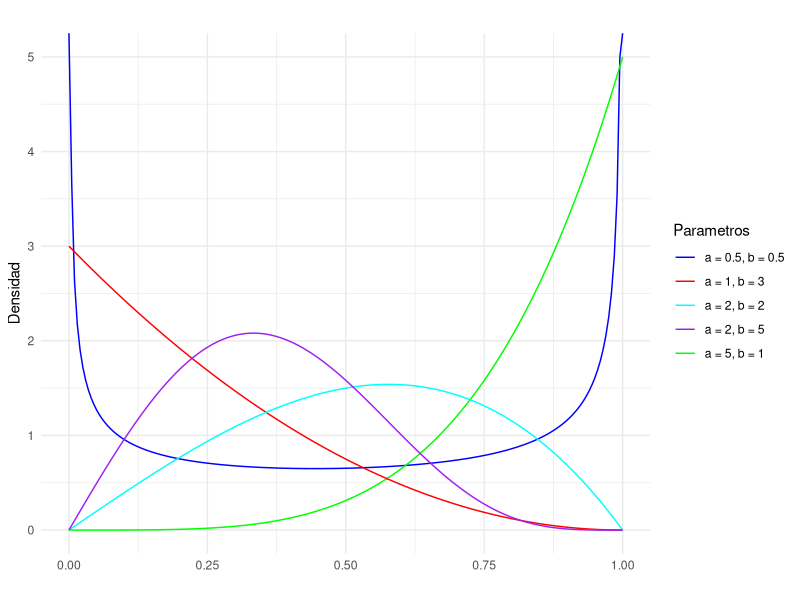
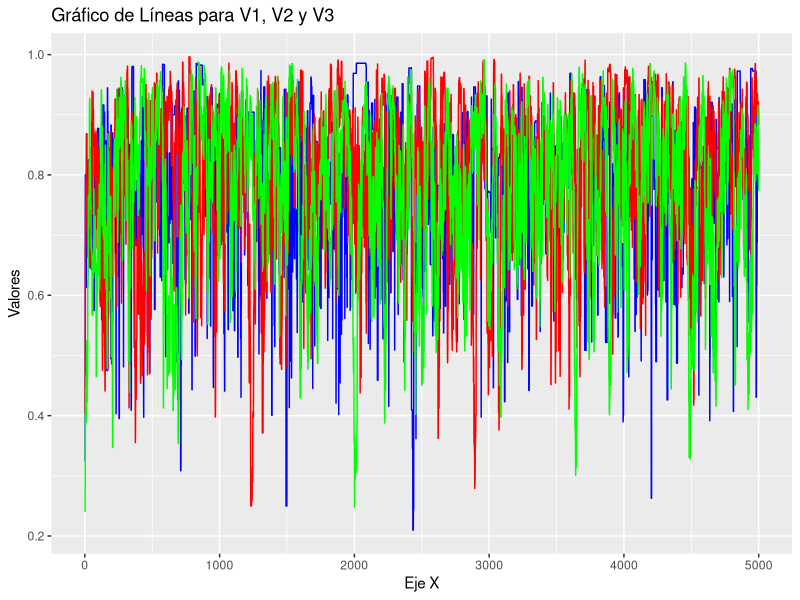
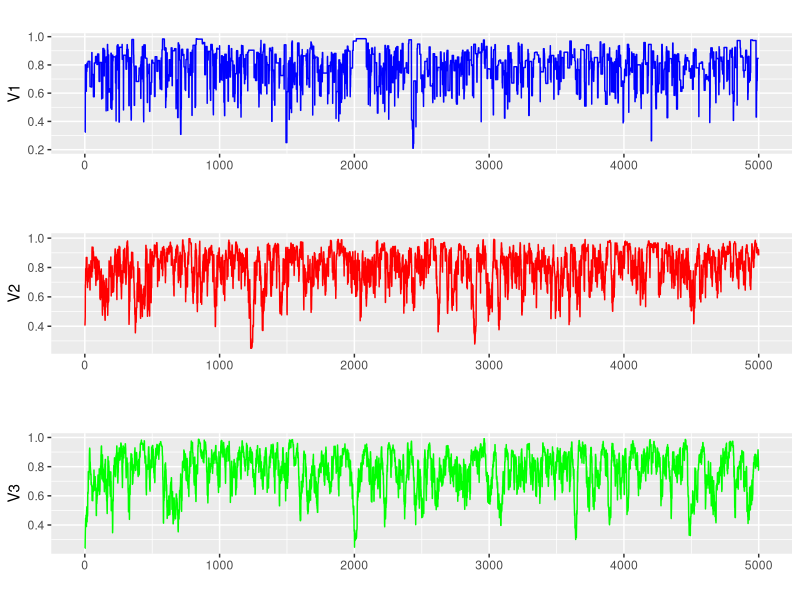
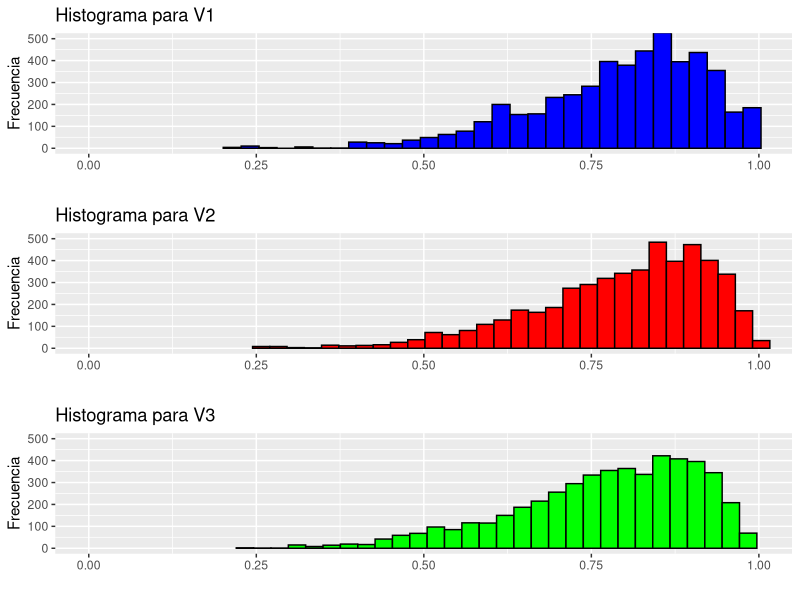
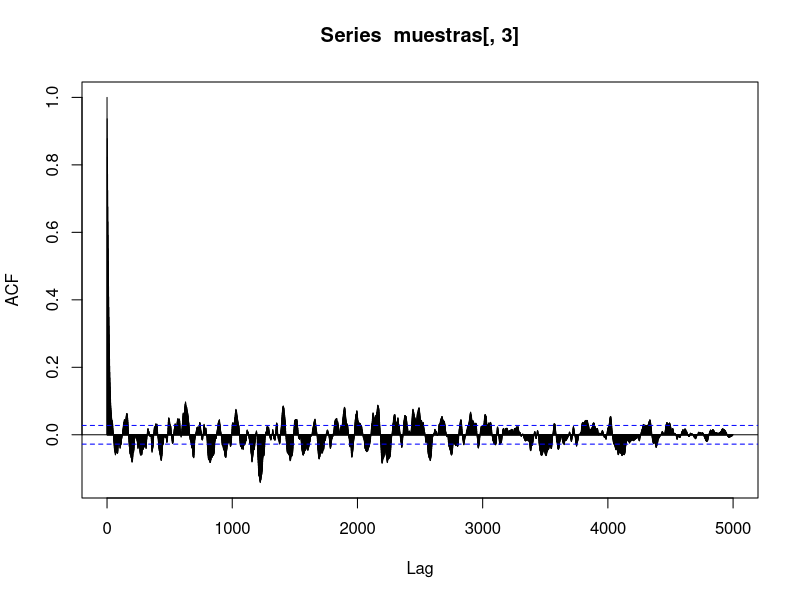
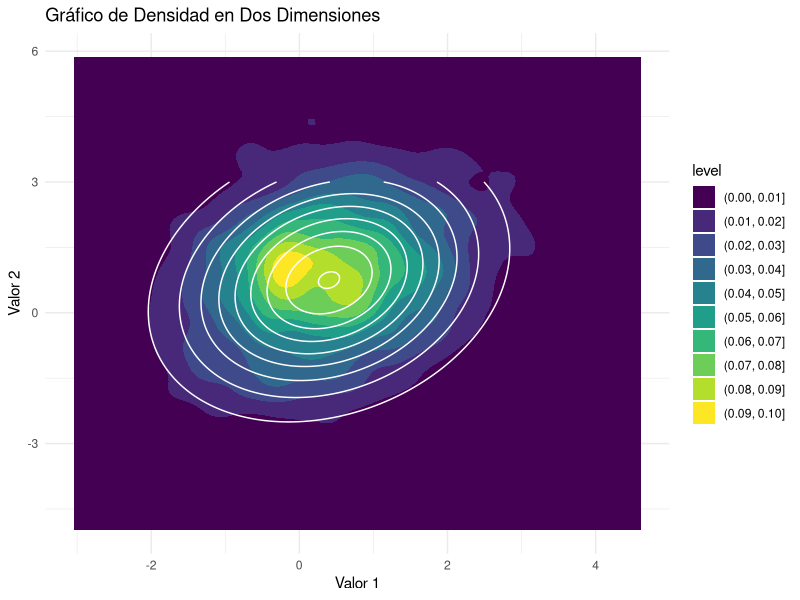
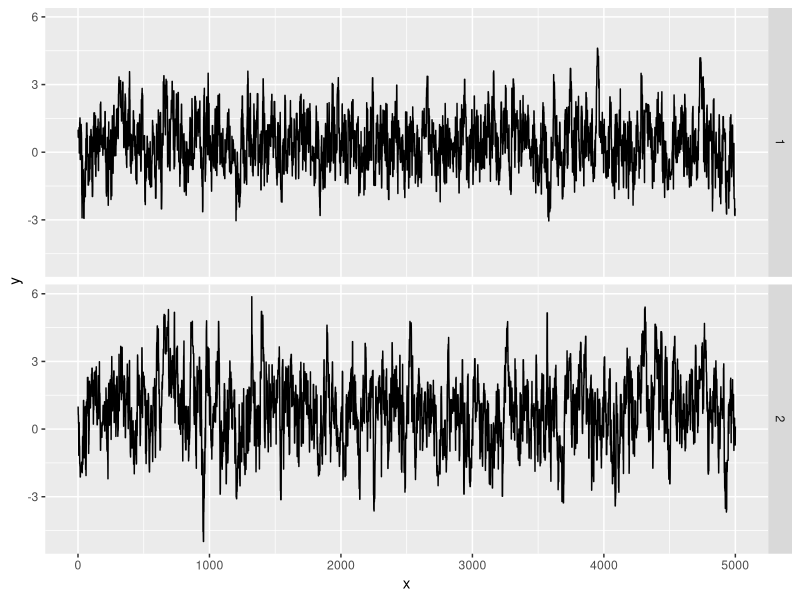
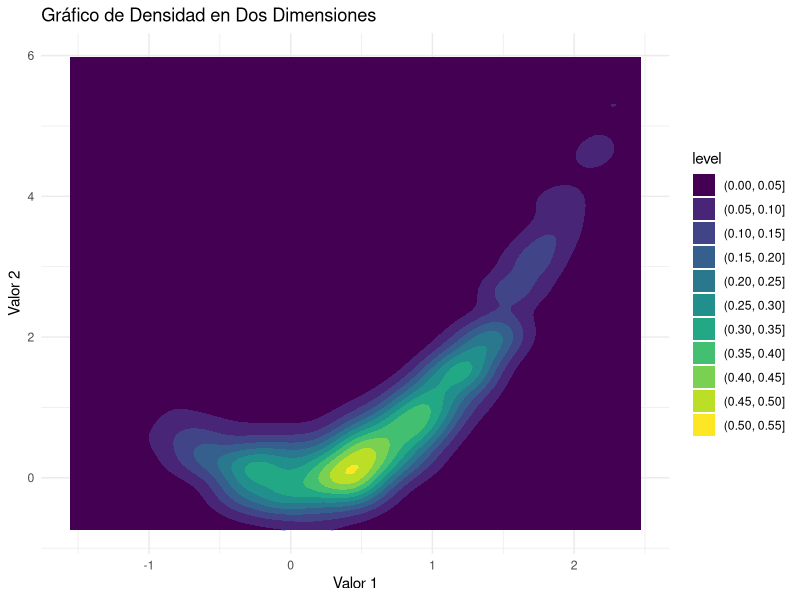

Generate these figures, in order, with R:
## ---- chunk 1
#| label = parametros
set.seed(412)
knitr::opts_chunk$set(fig.align = "center")
## ---- chunk 2
#| label = librerias
library(ggplot2)
library(gridExtra)
library(kableExtra)
library(mvtnorm)
## ---- chunk 3
d_propuesta_def <- function(x, mean){
  dnorm(x, mean, sd= 1)
}

sample_mh <- function (d_objetivo, r_propuesta, d_propuesta = d_propuesta_def, p_inicial, n){
  stopifnot(n>0)
  muestras <- numeric(n)
  muestras[1]<-p_inicial
  for (i in 2:n) {
    p_actual <- muestras[i-1]
    p_nuevo <- r_propuesta(p_actual)
    f_actual <- d_objetivo(p_actual)
    f_nuevo <- d_objetivo(p_nuevo)
    
    q_actual <- d_propuesta(p_actual,mean=p_nuevo)
    q_nuevo <- d_propuesta(p_nuevo,mean=p_actual)
    
    alpha <- min(1, (f_nuevo/f_actual)*(q_actual/q_nuevo))
    
    aceptar <- rbinom(1,1, alpha)
    if (aceptar){
      muestras[i] <- p_nuevo
    } else {
      muestras[i] <- p_actual
    }
    
  }
  return ( muestras ) 
}
## ---- chunk 4
d_kumaraswamy <- function(x, a ,b){
  if(x<0 || x>1){
    f=0
  }else{
    f <- a*b*(x^(a-1))*(1-x^a)^(b-1)
  }
  return(f)
}
x<-seq(0,1, length.out= 200)
d_kumaraswamy.5.5 <- numeric(length(x))
d_kumaraswamy51<- numeric(length(x))
d_kumaraswamy13 <-numeric(length(x))
d_kumaraswamy22 <- numeric(length(x))
d_kumaraswamy25 <- numeric(length(x))
for (i in 1:length(x)) {
  d_kumaraswamy.5.5[i] <- d_kumaraswamy(x[i], 0.5, 0.5)
  d_kumaraswamy51[i] <- d_kumaraswamy(x[i], 5, 1)
  d_kumaraswamy13[i] <- d_kumaraswamy(x[i], 1, 3)
  d_kumaraswamy22[i] <- d_kumaraswamy(x[i], 2, 2)
  d_kumaraswamy25[i] <- d_kumaraswamy(x[i], 2, 5)
}


df <- data.frame(x,
                 d_kumaraswamy.5.5,
                 d_kumaraswamy51,
                 d_kumaraswamy13,
                 d_kumaraswamy22,
                 d_kumaraswamy25)
ggplot(df, aes(x = x)) +
  # Agregar las líneas para cada distribución
  geom_line(aes(y = d_kumaraswamy.5.5, color = "d_kumaraswamy.5.5")) +
  geom_line(aes(y = d_kumaraswamy51, color = "d_kumaraswamy51")) +
  geom_line(aes(y = d_kumaraswamy13, color = "d_kumaraswamy13")) +
  geom_line(aes(y = d_kumaraswamy22, color = "d_kumaraswamy22")) +
  geom_line(aes(y = d_kumaraswamy25, color = "d_kumaraswamy25")) +
  # Personalizar aspectos del gráfico
  labs(title = "",
       x = "",
       y = "Densidad") +
  scale_color_manual(values = c("d_kumaraswamy.5.5" = "blue",
                                 "d_kumaraswamy51" = "green",
                                 "d_kumaraswamy13" = "red",
                                 "d_kumaraswamy22" = "cyan",
                                 "d_kumaraswamy25" = "purple"),
                     labels = c("d_kumaraswamy.5.5" = "a = 0.5, b = 0.5",
                                "d_kumaraswamy51" = "a = 5, b = 1",
                                "d_kumaraswamy13" = "a = 1, b = 3",
                                "d_kumaraswamy22" = "a = 2, b = 2",
                                "d_kumaraswamy25" = "a = 2, b = 5")) +
  guides(color=guide_legend(title = "Parametros"))+
  theme_minimal()
## ---- chunk 5
get_beta_pars <- function(mu, kappa){
  alpha <- mu *kappa
  beta <- (1-mu)*kappa
  return(list(alpha = alpha, beta = beta))
}
#graficar kumaraswamy 6 2, y una beta 8,2 para mostrar que son parecidas
d_objetivo <- function(x, a=6 ,b=2){
  if(x<0 || x>1){
    f=0
  }else{
    f <- a*b*(x^(a-1))*(1-x^a)^(b-1)
  }
  return(f)
}
kappas <- c(1,25,50)
n=5000
muestras <- matrix(nrow = n,ncol = length(kappas))
for (i in 1:3) {
  #p_inicial = runif(1) se agrega?
  r_propuesta <- function(x) {
    kappa <- kappas[i]
    pars <- get_beta_pars(x, kappa)
    rbeta(1, pars$alpha, pars$beta)
  }
  d_propuesta <- function(x, mean) {
    kappa <- kappas[i]
    pars <- get_beta_pars(mean, kappa)
    dbeta(x, pars$alpha, pars$beta)
  }
  p_inicial <- runif(1)
  
  muestras[,i] <- sample_mh(d_objetivo, r_propuesta, d_propuesta, p_inicial= p_inicial, n=n)
}


df <- as.data.frame(cbind(muestras, x=1:n))
ggplot(df, aes(x = x)) +
  geom_line(aes(y = V1), color = "blue") +
  geom_line(aes(y = V2), color = "red") +
  geom_line(aes(y = V3), color = "green") +
  labs(x = "Eje X", y = "Valores", title = "Gráfico de Líneas para V1, V2 y V3")

# o bien
g1 <- ggplot(df, aes(x = x, y = V1)) +
  geom_line(color = "blue") +
  labs(x = "", y = "V1", title = "")

# Graficar V2
g2 <- ggplot(df, aes(x = x, y = V2)) +
  geom_line(color = "red") +
  labs(x = "", y = "V2", title = "")

# Graficar V3
g3 <- ggplot(df, aes(x = x, y = V3)) +
  geom_line(color = "green") +
  labs(x = "", y = "V3", title = "")
grid.arrange(g1,g2,g3,ncol=1)
## ---- chunk 6
g1 <- ggplot(df, aes(x = V1)) +
  geom_histogram(color = "black", fill = "blue", bins = 30) +
  labs(x = "", y = "Frecuencia", title = "Histograma para V1")+
  coord_cartesian(xlim = c(0, 1), ylim = c(0, 500))

# Graficar histograma para V2
g2 <- ggplot(df, aes(x = V2)) +
  geom_histogram(color = "black", fill = "red", bins = 30) +
  labs(x = "", y = "Frecuencia", title = "Histograma para V2")+
  coord_cartesian(xlim = c(0, 1), ylim = c(0, 500))

# Graficar histograma para V3
g3 <- ggplot(df, aes(x = V3)) +
  geom_histogram(color = "black", fill = "green", bins = 30) +
  labs(x = "", y = "Frecuencia", title = "Histograma para V3")+
  coord_cartesian(xlim = c(0, 1), ylim = c(0, 500))

# Mostrar los histogramas en una sola columna
grid.arrange(g1, g2, g3, ncol = 1)
## ---- chunk 7
# averiguar si hay grafico para el correlograma

calcular_w <- function(x){
  mean(apply(x, 2, var))
}

calcular_b <- function(x){
  media_chain <- apply(x, 2, mean)
  var(media_chain) * nrow(x)
}

R_hat <- function(x){
  S <- nrow(x)
  M <- ncol(x)
  W <- calcular_w(x)
  B <- calcular_b(x)
  numerador <- (S-1)/S * W + (1 / S) * B
  sqrt(numerador / W)
}

R_hat(muestras)
## ---- chunk 8
autocorr <- acf(muestras[,3], plot = TRUE, lag = Inf)$plot
# mejorar graficos
N_eff <- function(x){
  n_eff <- numeric(ncol(x))
  for (i in 1:ncol(x)) {
    S <- nrow(x)
    autocorr <- acf(x[,i], plot = FALSE, lag = Inf)$acf
    limite <- which(autocorr<0.05)[1]
    
    denominador <- 1 + 2 * sum(autocorr[2:limite])
    n_eff[i] <- S / denominador  
  }
  return(n_eff)
}
N_eff(muestras)
# no parecen muy bajos para 5k muestras
# YA GENERALICE LA N_eff 
## ---- chunk 9
medias <- c(mean(muestras[,1]),mean(muestras[,2]),mean(muestras[,3]))
percentiles<- rbind(quantile(muestras[,1], c(0.05, 0.95)),
                    quantile(muestras[,2], c(0.05, 0.95)),
                    quantile(muestras[,3], c(0.05, 0.95)))

tabla <-cbind(medias, percentiles)
colnames(tabla) <- c("Medias","Percentil 5", "Percentil 95")
rownames(tabla) <- c("Kappa = 1","Kappa = 25", "Kappa = 50")
kable(round(tabla,3))%>% 
  kable_styling(position = "center",full_width = FALSE) %>% 
  row_spec(0, bold = T, background = "gray", color = "black") 
## ---- chunk 10
muestras_logit <- log(muestras/(1-muestras))
medias_logit <- c(mean(muestras_logit[,1]),mean(muestras_logit[,2]),mean(muestras_logit[,3]))
percentiles_logit <- rbind(quantile(muestras_logit[,1], c(0.05, 0.95)),
                    quantile(muestras_logit[,2], c(0.05, 0.95)),
                    quantile(muestras_logit[,3], c(0.05, 0.95)))

tabla_logit <-cbind(medias_logit, percentiles_logit)
colnames(tabla_logit) <- c("Medias","Percentil 5", "Percentil 95")
rownames(tabla_logit) <- c("Kappa = 1","Kappa = 25", "Kappa = 50")
kable(round(tabla_logit,3))%>% 
  kable_styling(position = "center",full_width = FALSE) %>% 
  row_spec(0, bold = T, background = "gray", color = "black") 
## ---- chunk 11
sample_mh_2d <- function (d_objetivo, r_propuesta, d_propuesta, p_inicial, n, sigma_prop){
  stopifnot(n>0)
  muestras <- matrix(nrow = n, ncol = length(p_inicial))
  muestras[1,]<-p_inicial
  for (i in 2:n) {
    p_actual <- muestras[i-1,]
    p_nuevo <- r_propuesta(p_actual)
    f_actual <- d_objetivo(p_actual)
    f_nuevo <- d_objetivo(p_nuevo)
    
    q_actual <- d_propuesta(p_actual,mean=p_nuevo)
    q_nuevo <- d_propuesta(p_nuevo,mean=p_actual)
    
    alpha <- min(1, (f_nuevo/f_actual)*(q_actual/q_nuevo))
    
    aceptar <- rbinom(1,1, alpha)
    if (aceptar){
      muestras[i,] <- p_nuevo
    } else {
      muestras[i,] <- p_actual
    }
    
  }
  return ( muestras ) 
}


## ---- chunk 12
mu_obj <- c(0.4, 0.75)
sigma_obj <- matrix(c(1.35, 0.4, 0.4, 2.4), ncol = 2)

sigma_prop <- diag(2) #preguntar esto

d_objetivo <- function(x) dmvnorm(x, mean = mu_obj, sigma = sigma_obj)
r_propuesta <- function(x) rmvnorm(1, mean = x, sigma = sigma_prop)
d_propuesta <- function(x, mean) dmvnorm(x, mean = mean, sigma = sigma_prop)

muestras_2d <- sample_mh_2d(d_objetivo, r_propuesta, d_propuesta, p_inicial= c(1, 1), n=5000)

df_grilla <- expand.grid(x = seq(-3, 3, length.out = 200), seq(-3, 3, length.out = 200))
df_grilla$z <- d_objetivo(as.matrix(df_grilla))

muestras_2d_df <- as.data.frame(muestras_2d)
ggplot(muestras_2d_df, aes(x = V1, y = V2)) +
  geom_density_2d(fill = "skyblue", alpha = 0.7) +
  geom_density2d_filled()+
  #geom_point(data = muestras_2d_df, aes(x = V1, y = V2), color = "cyan2", alpha = 0.05) +
  labs(title = "Gráfico de Densidad en Dos Dimensiones",
       x = "Valor 1",
       y = "Valor 2") +
  stat_contour(aes(x = x, y = Var2, z = z), data = df_grilla, color = "white")+
  theme_minimal()

# p_inicial = rmvnorm(1,mean=c(1,1)) ?
## ---- chunk 13

########################
plot_trace <- function(x, y){
  n <-length(x)
  df <- data.frame(x = rep(1:n, 2), y = c(x, y), dimension = rep(1:2, each = n))
  ggplot(df)+
    geom_line(aes(x = x, y = y))+
    facet_grid(rows = vars(dimension))
}  

plot_trace(muestras_2d_df$V1, muestras_2d_df$V2)

#Número efectivo de muestras
N_eff(muestras_2d)
## ---- chunk 14
#| label = probs
probs <- numeric(3)
# x1 > 1 ; x2 < 0
mu_filtradas <- muestras_2d[muestras_2d[,1] > 1 & muestras_2d[,2] < 0,]
probs[1] <- nrow(mu_filtradas) / nrow(muestras_2d)
# x1 > 1 ; x2 > 2 
mu_filtradas <- muestras_2d[muestras_2d[,1] > 1 & muestras_2d[,2] > 2,]
probs[2] <- nrow(mu_filtradas) / nrow(muestras_2d)
# x1 > .4 ; x2 > .75
mu_filtradas <- muestras_2d[muestras_2d[,1] > .4 & muestras_2d[,2] > .75,]
probs[3] <- nrow(mu_filtradas) / nrow(muestras_2d)
probs #no se si esto esta bien gente
## ---- chunk 15
# Monte Carlo generamos aleatorios y hace sumatoria
# Genera un gran número de muestras bivariadas
n <- 5000
muestras_2d_mc <- rmvnorm(n, mean = mu_obj, sigma = sigma_obj)
p_exacta <- numeric(3)
p_mc <- numeric(3)
# x1 > 1 ; x2 < 0
mu_filtradas <- muestras_2d_mc[muestras_2d_mc[,1] > 1 & muestras_2d_mc[,2] < 0,]
p_mc[1] <- nrow(mu_filtradas) / nrow(muestras_2d_mc)
p_exacta[1] <- pmvnorm(lower = c(1, -Inf), upper = c(Inf,0), mean = mu_obj, sigma=sigma_obj)
# x1 > 1 ; x2 > 2 
mu_filtradas <- muestras_2d_mc[muestras_2d_mc[,1] > 1 & muestras_2d_mc[,2] > 2,]
p_mc[2] <- nrow(mu_filtradas) / nrow(muestras_2d_mc)
p_exacta[2] <- pmvnorm(lower = c(1, 2), upper = c(Inf,Inf), mean = mu_obj, sigma=sigma_obj)
# x1 > .4 ; x2 > .75
mu_filtradas <- muestras_2d_mc[muestras_2d_mc[,1] > .4 & muestras_2d_mc[,2] > .75,]
p_mc[3] <- nrow(mu_filtradas) / nrow(muestras_2d_mc)
p_exacta[3] <- pmvnorm(lower = c(.4, .75), upper = c(Inf,Inf), mean = mu_obj, sigma=sigma_obj)

probs
p_mc
round(p_exacta, 4)#no se si esto esta bien gente
## ---- chunk 16
a <- 0.5
b <- 5
sigma_prop1 <- matrix(c(4,1,1,1), ncol = 2)
sigma_prop2 <- diag(2)
sigma_prop3 <- matrix(c(5,1,1,5), ncol = 2)


d_objetivo <- function(x) exp(-((a-x[1])^2+b*(x[2]-(x[1])^2)^2))
r_propuesta <- function(x) rmvnorm(1, mean = x, sigma = sigma_prop2)
d_propuesta <- function(x, mean) dmvnorm(x, mean = mean, sigma = sigma_prop2)

muestras_2d2 <- sample_mh_2d(d_objetivo, r_propuesta, d_propuesta, p_inicial= c(0, 1), n=5000)

muestras_2d2_df <- as.data.frame(muestras_2d2)
ggplot(muestras_2d2_df, aes(x = V1, y = V2)) +
  geom_density_2d(fill = "skyblue", alpha = 0.7) +
  geom_density2d_filled()+
  #geom_point(data = muestras_2d_df, aes(x = V1, y = V2), color = "cyan2", alpha = 0.05) +
  labs(title = "Gráfico de Densidad en Dos Dimensiones",
       x = "Valor 1",
       y = "Valor 2") +
  theme_minimal()

r_propuesta <- function(x) rmvnorm(1, mean = x, sigma = sigma_prop1)
d_propuesta <- function(x, mean) dmvnorm(x, mean = mean, sigma = sigma_prop1)

muestras_2d1 <- sample_mh_2d(d_objetivo, r_propuesta, d_propuesta, p_inicial= c(0, 1), n=5000)

muestras_2d1_df <- as.data.frame(muestras_2d1)
ggplot(muestras_2d1_df, aes(x = V1, y = V2)) +
  geom_density_2d(fill = "skyblue", alpha = 0.7) +
  geom_density2d_filled()+
  #geom_point(data = muestras_2d_df, aes(x = V1, y = V2), color = "cyan2", alpha = 0.05) +
  labs(title = "Gráfico de Densidad en Dos Dimensiones",
       x = "Valor 1",
       y = "Valor 2") +
  theme_minimal()

r_propuesta <- function(x) rmvnorm(1, mean = x, sigma = sigma_prop3)
d_propuesta <- function(x, mean) dmvnorm(x, mean = mean, sigma = sigma_prop3)

muestras_2d3 <- sample_mh_2d(d_objetivo, r_propuesta, d_propuesta, p_inicial= c(0, 1), n=5000)

muestras_2d3_df <- as.data.frame(muestras_2d3)
ggplot(muestras_2d3_df, aes(x = V1, y = V2)) +
  geom_density_2d(fill = "skyblue", alpha = 0.7) +
  geom_density2d_filled()+
  #geom_point(data = muestras_2d_df, aes(x = V1, y = V2), color = "cyan2", alpha = 0.05) +
  labs(title = "Gráfico de Densidad en Dos Dimensiones",
       x = "Valor 1",
       y = "Valor 2") +
  theme_minimal()
